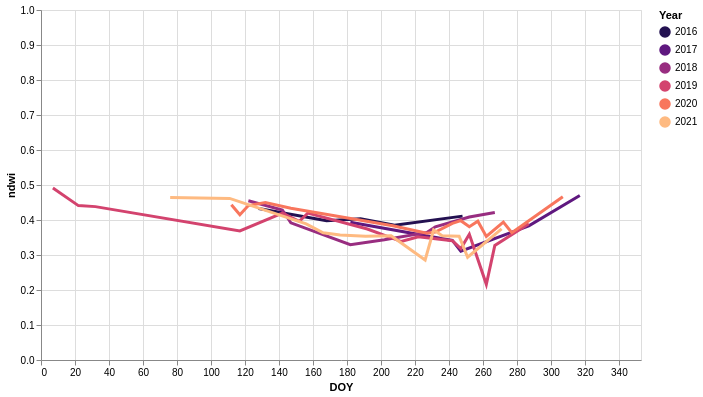

The notebook cell this image was saved under:
### Markdown cell above
## NDWI Application
The process will be the same!

### Code cell
import altair as alt
highlight = alt.selection(
    type='single', on='mouseover', fields=['Year'], nearest=True)

base = alt.Chart(ndvi_df).encode(
    x=alt.X('DOY:Q', scale=alt.Scale(domain=[0, 353], clamp=True)),
    y=alt.Y('ndwi:Q', scale=alt.Scale(domain=[0, 1])),
    color=alt.Color('Year:O', scale=alt.Scale(scheme='magma')))

points = base.mark_circle().encode(
    opacity=alt.value(0),
    tooltip=[
        alt.Tooltip('Year:O', title='Year'),
        alt.Tooltip('DOY:Q', title='DOY'),
        alt.Tooltip('ndwi:Q', title='NDVI')
    ]).add_selection(highlight)

lines = base.mark_line().encode(
    size=alt.condition(~highlight, alt.value(1), alt.value(3)))

(points + lines).properties(width=600, height=350).interactive()
